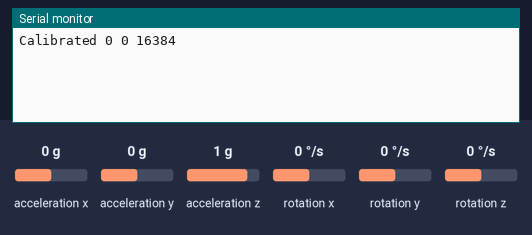
This sketch was run on a simulated Arduino Uno, built with avr-gcc and run on an emulated ATmega328P. Shown: the last lines printed to the serial monitor. The inputs (shaded band) are chosen by the test bench; at power-on: acceleration x 0 g, acceleration y 0 g, acceleration z 1 g, rotation x 0 °/s, rotation y 0 °/s, rotation z 0 °/s.

Above: at 1.5 s.
1.6 s: acceleration x set to -1.4 g
At 2.0 s:
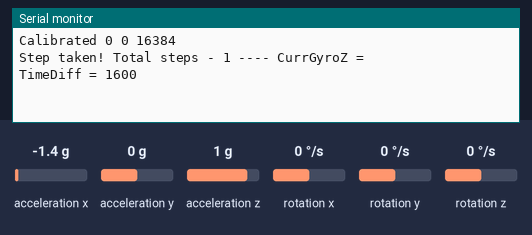
3.1 s: acceleration x set to -0.8 g
At 4.4 s:
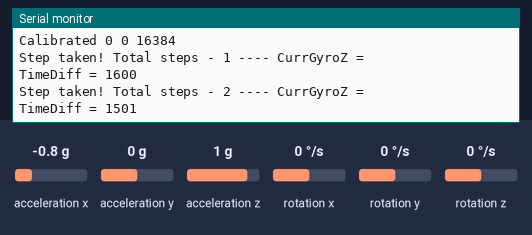

Measured:
- after the input at 1.6 s, the serial monitor: prints a new line at once (image 1)
- after the input at 3.1 s, the serial monitor: prints a new line at once (image 2)

The sketch:

stepCounter_neilZhao.ino
```cpp
/*
    Here is a sketch that "graphs" the accelerometer and gyroscope data coming from
    the Pololu L3G and LSM303 libraries--by rapidly outputting graphically-arranged
    strings to the Arduino serial monitor. It's much easier than strings of numbers
    to look at and tell whether your sensors are working properly.
*/

#include <Wire.h>
#include <String.h>
#include <L3G.h>
#include <LSM303.h>

//Sensor libraries
LSM303 compass;
L3G gyro;

//Variables
int currGyroX, currGyroY, currGyroZ;
int xFilter[4] = { 0 };
int xSamples[50] = { 0 };
int xDynamicThreshold = 0;
int xGyroOffset, yGyroOffset, zGyroOffset;
int currSampleCount = 0;

int numStepsTaken = 0;
int MINIMUM_ACCELERATION_DELTA = 300; //Crossing below threshold not enough - it must be a decent acceleration change
unsigned long lastStepTime;

bool hasInit = false;

void setup() {
  Serial.begin(115200);
  Wire.begin();
  if (!gyro.init())
  {
    Serial.println("Failed to autodetect gyro type!");
    while (1);
  }
  if (!compass.init())
  {
    Serial.println("Failed to initialize compass!");
    while (1);
  }
  gyro.enableDefault();
  compass.enableDefault();
  calibrate();
  hasInit = true;
}

void loop() {
  if (!hasInit) return;
  int prevSample = currGyroX; //Get previous reading
  readAltimu();
  int diff = abs(prevSample - currGyroX);

  unsigned long currTime = millis();
  unsigned long timeDiff = currTime - lastStepTime;

  if (diff < MINIMUM_ACCELERATION_DELTA) return;
  //  Serial.println("Diff = " + (String)diff);
  xSamples[currSampleCount] = currGyroX;
  if (timeDiff >= 1000) {
    if (currGyroX < xDynamicThreshold) {
      //      incrementSteps();
      lastStepTime = currTime;
      numStepsTaken++;
      Serial.println("Step taken! Total steps - " + (String)numStepsTaken + " ---- CurrGyroZ = ");
      Serial.println("TimeDiff = " + (String)timeDiff);
    }
  }

  incrementSampleCount();

  delay(20);
}

void incrementSampleCount() {
  if (currSampleCount >= 49) {
    calculateNewXThreshold(); //Set new threshold
    currSampleCount = 0;
  }
  else currSampleCount++;
  //  Serial.println("CurrCount " + (String)currSampleCount);
}
void readAltimu() {
  gyro.read();
  compass.read();
  //  currGyroX = (int) gyro.g.x - xGyroOffset;
  //  currGyroY = (int) gyro.g.y - yGyroOffset;
  //  currGyroZ = (int) gyro.g.z - zGyroOffset;
  currGyroX = (int) compass.a.x - xGyroOffset;
  currGyroY = (int) compass.a.y - yGyroOffset;
  currGyroZ = (int) compass.a.z - zGyroOffset;
//  compass.g.x
//    Serial.println("Gyro " + (String)currGyroX + " " + (String)currGyroY + " " + (String)currGyroZ);

}
void calibrate() {
  int NUM_SAMPLES = 128;
  long xGyroSum = 0;
  long yGyroSum = 0;
  long zGyroSum = 0;
  for (int i = 0; i < NUM_SAMPLES; i++) {
    readAltimu();
    xGyroSum += currGyroX;
    yGyroSum += currGyroY;
    zGyroSum += currGyroZ;
  }
  xGyroOffset = xGyroSum / NUM_SAMPLES;
  yGyroOffset = yGyroSum / NUM_SAMPLES;
  zGyroOffset = zGyroSum / NUM_SAMPLES;
  Serial.println("Calibrated " + (String)xGyroOffset + " "
                 + (String)yGyroOffset + " " +  (String)zGyroOffset);
                 currGyroX = 0;
}
void calculateNewXThreshold() {
  int xMax = xSamples[0];
  int xMin = xSamples[0];
  for (int i = 0; i < 50; i++) {
    if (xSamples[i] > xMax) xMax = xSamples[i];
    if (xSamples[i] < xMin) xMin = xSamples[i];
  }
  xDynamicThreshold = (xMax + xMin) / 2;
}
```
